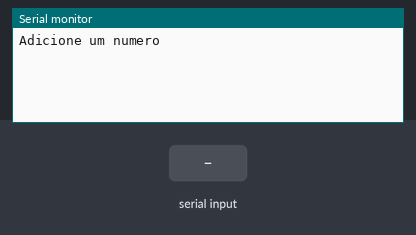
A sketch run on a simulated Arduino Uno, built with avr-gcc and run on an emulated ATmega328P. Parts: the last lines printed to the serial monitor. The inputs (shaded band) are chosen by the test bench.

Above: at 1.2 s.
1.3 s: "90,45\n" received over Serial
At 1.9 s:
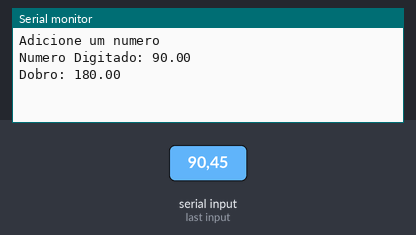
2.8 s: "30,150\n" received over Serial
At 4.1 s:
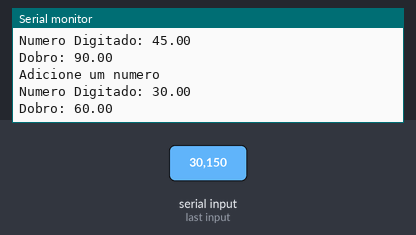
Timing chart, 0 to 5.8 s (numbered marks = the images above; inputs shaded):
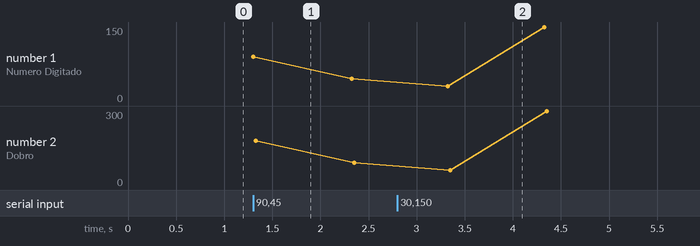

The sketch:

lpmb_ex031.ino
```cpp
//Faça um programa que receba um número e exiba o seu dobro.

//Declaração de Variáveis

float numero = 0;
float dobroNumero = 0;

//Configuração do sistema
void setup()
{
Serial.begin(9600);
}

void loop()
{
 //Entrada

  Serial.println("Adicione um numero");
  while( ! Serial.available());
  numero = Serial.parseInt();


  //Processamento

  dobroNumero = numero * 2;

  //Saída
Serial.println("Numero Digitado: " + String(numero) );
  Serial.println("Dobro: " + String(dobroNumero) );
  Serial.println();
  delay(1000);
}
```

Measured:
- after the input at 1.3 s, the serial monitor: prints a new line at once (image 1)
- after the input at 2.8 s, the serial monitor: prints a new line after 0.53 s (image 2)
